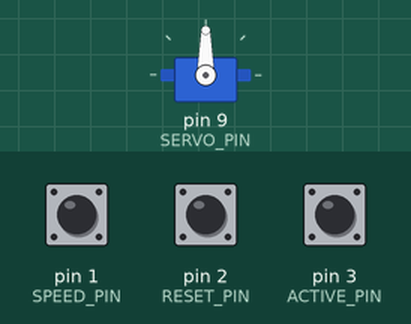
Simulated run of this sketch. Board: Arduino Uno, built with avr-gcc and run on an emulated ATmega328P. On the bench: servo. The inputs (shaded band) are chosen by the test bench; at power-on: pin 3 (ACTIVE_PIN) HIGH, pin 1 (SPEED_PIN) HIGH, pin 2 (RESET_PIN) HIGH.

Above: at 1.2 s.
1.3 s: pin 3 (ACTIVE_PIN) pulled LOW for 0.15 s
At 1.46 s:
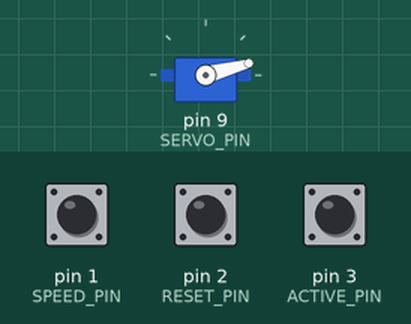
4.3 s: pin 1 (SPEED_PIN) pulled LOW for 0.15 s
At 4.49 s:
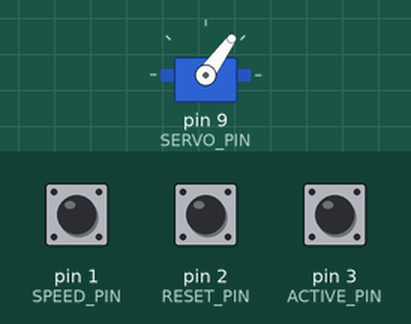
7.4 s: pin 2 (RESET_PIN) pulled LOW for 0.15 s
At 8.11 s:
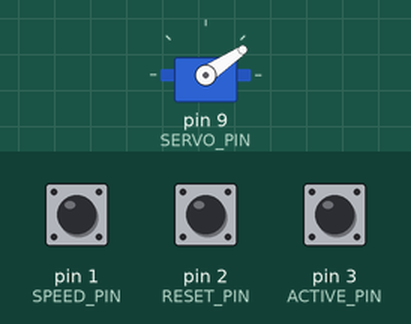
10.5 s: pin 1 (SPEED_PIN) pulled LOW for 1 s
13.5 s: pin 2 (RESET_PIN) pulled LOW for 1 s
16.5 s: pin 3 (ACTIVE_PIN) pulled LOW for 1 s
At 17.1 s:
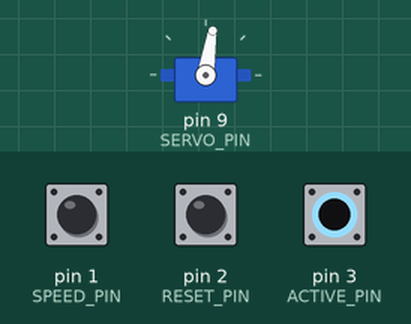
Timing chart, 0 to 19.5 s (numbered marks = the images above; inputs shaded):
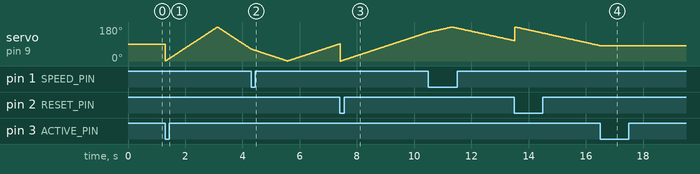

The sketch:

servo-balance-switchers.ino
```cpp
#include <Servo.h>

#define SERVO_PIN 9
#define SPEED_PIN 1
#define RESET_PIN 2
#define ACTIVE_PIN 3

bool activeBtnUp = true;
bool resetBtnUp = true;
bool speedBtnUp = true;

int angle = 0;
bool isDirect = true;
bool isActive = false;
int delayTime = 10;

Servo servo;

void setup() {
  servo.attach(SERVO_PIN);
  pinMode(SPEED_PIN, INPUT_PULLUP);
  pinMode(RESET_PIN, INPUT_PULLUP);
  pinMode(ACTIVE_PIN, INPUT_PULLUP);
}

void loop() {
  if (isClicked(ACTIVE_PIN, &activeBtnUp)) {
    isActive = !isActive;
  }

  if (isClicked(RESET_PIN, &resetBtnUp)) {
    resetServo();
  }

  if (isClicked(SPEED_PIN, &speedBtnUp)) {
    delayTime += 10;

    if (delayTime > 50) delayTime = 10;
  }

  moveServo();
}

bool isClicked(int pin, bool* wasUp) {
  bool isUp = digitalRead(pin);
  bool clicked = false;

  if (*wasUp && !isUp) {
    delay(10);

    isUp = digitalRead(pin);

    if (!isUp) clicked = true;
  }

  *wasUp = isUp;

  return clicked;
}

void moveServo() {
  if (!isActive) return;

  if (isDirect) angle++;
  else angle--;

  if(angle == 180) isDirect = false;
  else if(angle == 0) isDirect = true;

  servo.write(angle);
  delay(delayTime);
}

void resetServo() {
  if (isDirect) angle = 0;
  else angle = 180;

  servo.write(angle);
  delay(delayTime);
}
```

Measured:
- after the input at 16.5 s, servo on pin 9 (SERVO_PIN): stops changing and stays 81°
